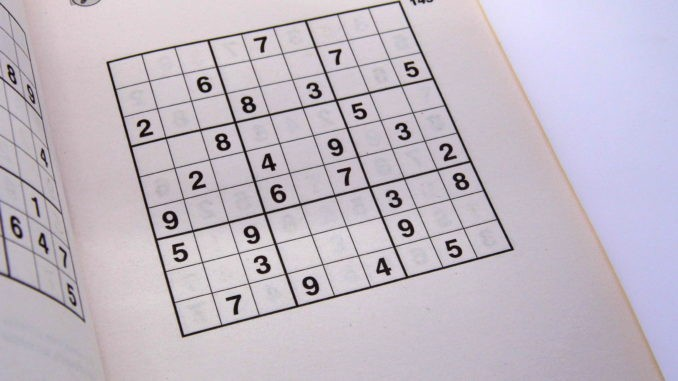
#> input picture images/sudoku.png, 678 x 381 px
$ python main.py
#> lines starting #> are read from the running program, lines starting #| are printed output that depends on the picture; after the words box and inside, x2 and y2 are one past the last pixel; in counts of white or black regions, pixels touching at a corner belong together
import cv2
import matplotlib.pyplot as plt
import numpy as np
from skimage.morphology import dilation, disk
import pytesseract
import time

sudoku_grid = []
sudoku_flatten_array = []
binary_array = []
original_img = cv2.imread("images/sudoku.png", cv2.IMREAD_GRAYSCALE)
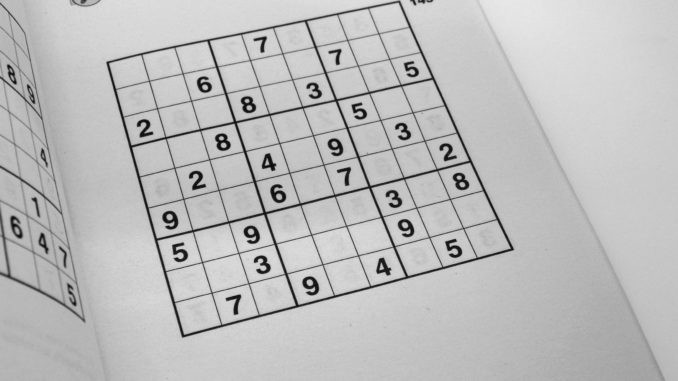
#> original_img: shape (381, 678); min 0, max 233, mean 188.7
img_cropped = original_img
img_cropped_copy = original_img


def process_img():
    # 1. GaussianBlur to reduce noise obtained in thresholding algorithm
    processed_img = cv2.GaussianBlur(original_img.copy(), (9, 9), 0)
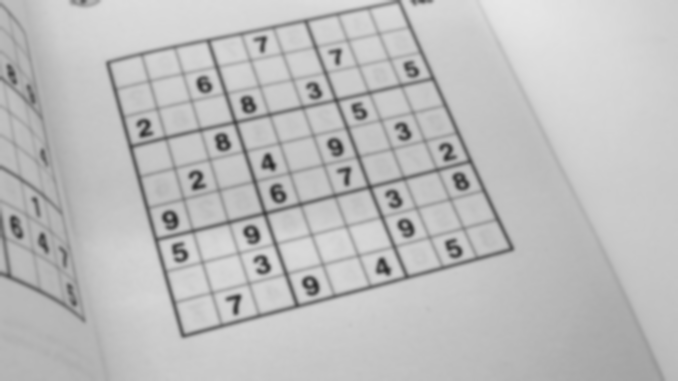
#> processed_img: shape (381, 678); min 37, max 231, mean 188.7
    # 2. Threshold (segmentation) and invert colors
    processed_img = cv2.adaptiveThreshold(processed_img, 255, cv2.ADAPTIVE_THRESH_GAUSSIAN_C, cv2.THRESH_BINARY_INV, 5, 2)
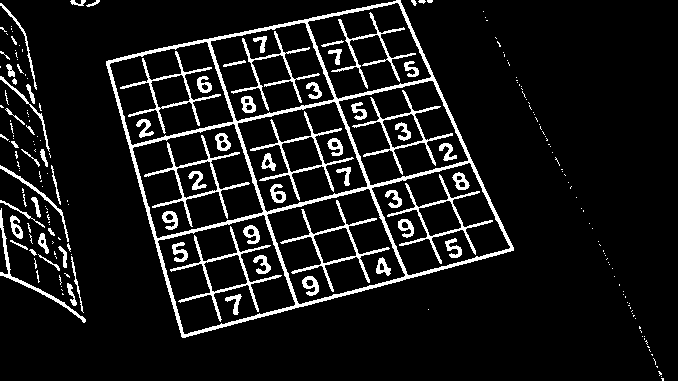
#> processed_img: shape (381, 678); 9.3% white; 214 white regions (141 under 20 px), largest, box (x1, y1, x2, y2) and area: (106, 0, 514, 338) 8271, (170, 226, 282, 322) 1031, (280, 200, 390, 292) 1009
    # 3. Dilation to increase thickness
    processed_img = dilation(processed_img, disk(1))
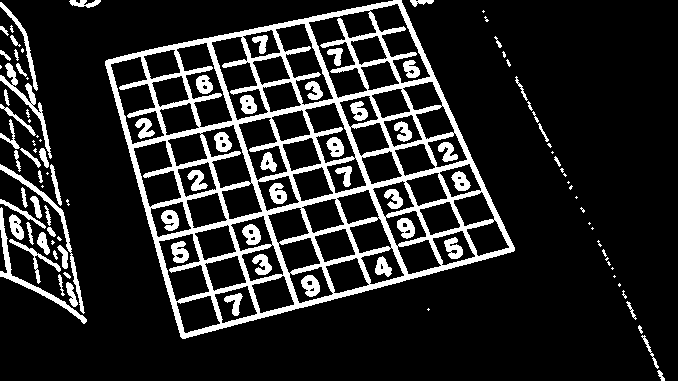
#> processed_img: shape (381, 678); 15.2% white; 109 white regions (38 under 20 px)
    return processed_img


def divide_to_cells(processed_img):
    global sudoku_grid
    global img_cropped
    global img_cropped_copy

    contours, hierarchy = cv2.findContours(processed_img, cv2.RETR_EXTERNAL, cv2.CHAIN_APPROX_NONE)
#> contours = 82 contours, 44 with area under 20; largest, box (x1, y1, x2, y2) and area: (105, 0, 515, 339) 90776, (0, 207, 87, 324) 665, (0, 164, 85, 314) 597, (0, 63, 52, 159) 557, (0, 2, 38, 91) 305
    for cnt in contours:
        area = cv2.contourArea(cnt)
        if area > 90000:  # outer border: 90775.5
            print("Outer contour: ", area)
            cv2.drawContours(original_img, cnt, -1, (0, 0, 0), 5)
            perimeter = cv2.arcLength(cnt, True)
            approx = cv2.approxPolyDP(cnt, 0.02 * perimeter, True)
            ax = approx.item(0)
            ay = approx.item(1)
            bx = approx.item(2)
            by = approx.item(3)
            cx = approx.item(4)
            cy = approx.item(5)
            dx = approx.item(6)
            dy = approx.item(7)

            width, height = 900, 900
            pts1 = np.float32([[bx, by], [ax, ay], [cx, cy], [dx, dy]])
            pts2 = np.float32([[0, 0], [width, 0], [0, height], [width, height]])
            matrix = cv2.getPerspectiveTransform(pts1, pts2)
            img_cropped = cv2.warpPerspective(original_img, matrix, (width, height))
            img_cropped_copy = img_cropped.copy()
            # binary image
            _, img_cropped = cv2.threshold(img_cropped, 125, 255, cv2.THRESH_BINARY)

            # crop cells
            number_array = []
            for y in range(1, 10):
                for x in range(1, 10):
                    cell = img_cropped[y * 100 - 100:y * 100, x * 100 - 100:x * 100]
                    # removing borders
                    for cell_x in range(0, 100):
                        for cell_y in range(0, 100):
                            if (cell_x < 15 or cell_x > 85) or (cell_y < 15 or cell_y > 85):
                                cell[cell_x][cell_y] = 255
                    # get a string value from picture
                    value = pytesseract.image_to_string(cell, config='--psm 6')  # --psm 6 - assume a single uniform block of text.
                    if not value:
                        value = 0
                        binary_array.append(1)
                    else:
                        value = int(value[0])  # output before: i.e. '7\n'
                        binary_array.append(0)
                    number_array.append(value)
            sudoku_grid = np.reshape(number_array, (9, 9))
            print("Read grid:\n", sudoku_grid, "\n")
#> this loop made 81 passes
#> (area, perimeter, ax, ay, bx, by, cx, cy) on pass 81: (90775.5, 1295.4, 401, 0, 105, 61, 182, 338)
#> area on passes 1, 2, 5, 8, 10, 17: 29.5, 64.5, 35.5, 124, 34.5, 107.5
#| Outer contour:  90775.5
#> cell: shape (100, 100); every value is 255
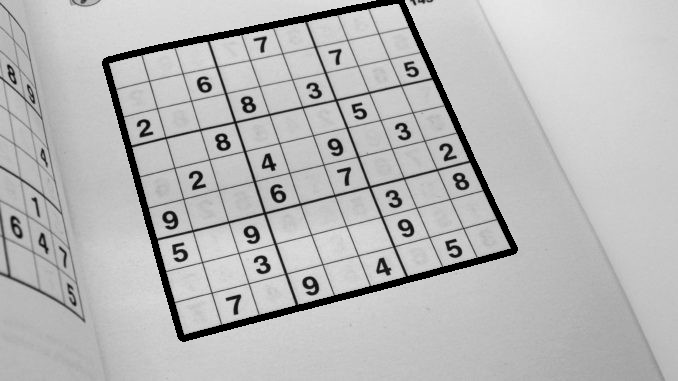
#> original_img: shape (381, 678); 3.11% of pixels changed, all inside (x1, y1, x2, y2) = (102, 0, 518, 342)
#> after the loop, binary_array = []
#> (the call stopped at in divide_to_cells, `value = pytesseract.image_to_string(cell, config='--psm 6')`: pytesseract is not available in this run)


def possible(y, x, n):
    for i in range(0, 9):
        if sudoku_grid[y][i] == n:
            return False
    for i in range(0, 9):
        if sudoku_grid[i][x] == n:
            return False
    x0 = (x // 3) * 3
    y0 = (y // 3) * 3

    for i in range(0, 3):
        for j in range(0, 3):
            if sudoku_grid[y0 + i][x0 + j] == n:
                return False
    return True


def solve():
    global sudoku_grid

    for y in range(0, 9):
        for x in range(0, 9):
            if sudoku_grid[y][x] == 0:
                for n in range(1, 10):
                    if possible(y, x, n):
                        sudoku_grid[y][x] = n
                        solve()
                        sudoku_grid[y][x] = 0
                return
    sudoku_flatten_array = np.array(sudoku_grid).flatten()
    solved_numbers = sudoku_flatten_array * binary_array  # to insert number only in empty cells
    display(img_cropped_copy, solved_numbers)
    print("Solved Sudoku grid:")
    print(sudoku_grid)


def display(img, numbers):
    width = 100
    height = 100
    for x in range(0, 9):
        for y in range(0, 9):
            if numbers[(y * 9) + x] != 0:
                cv2.putText(img, str(numbers[(y * 9) + x]),
                            (x * width + int(width / 2) - 25, int((y + 0.75) * height)), cv2.FONT_HERSHEY_DUPLEX,
                            2, (0, 0, 0), 5)
    fig, ax = plt.subplots()
    ax.imshow(img, cmap='gray')
    ax.set_title('Sudoku Solver')
    ax.axis('off')
    fig.set_tight_layout(tight=True)
    plt.show()


def main():
    start = time.time()
    print("\nProgram is running...\n")
    img = process_img()
    divide_to_cells(img)
    solve()
    end = time.time()
    print("\nProgram finished. \nTime: {:.2f}".format(end - start), "s.")


# -----------------------------------------------------------------------
if __name__ == "__main__":
#> (the run stopped early here; a loop or call above may not have finished)

$ run again, with images/test1.jpeg saved as images/sudoku.png
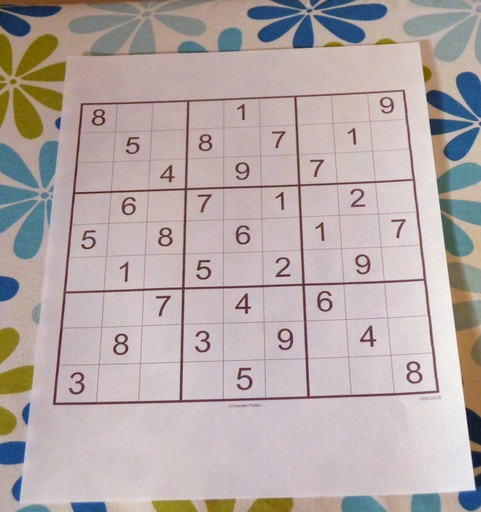
#> input picture images/test1.jpeg, 481 x 512 px
#> in process_img, `processed_img = dilation(processed_img, disk(1))`:
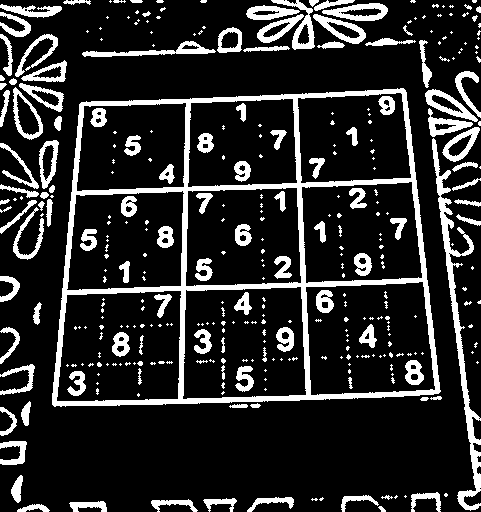
#> processed_img: shape (512, 481); 16.9% white; 351 white regions (230 under 20 px)
#> contours = 140 contours, 75 with area under 20; largest, box (x1, y1, x2, y2) and area: (52, 88, 441, 407) 108876, (432, 138, 481, 511) 2272, (13, 87, 43, 140) 910, (322, 3, 388, 21) 738, (313, 14, 366, 44) 706
#> the loop in divide_to_cells, `for cnt in contours:` made 63 passes
#> (area, perimeter, ax, ay, bx, by, cx, cy) on pass 63: (108875.5, 1379.2, 405, 90, 81, 102, 52, 404)
#> (printed output is left out)
#> after the loop in divide_to_cells, `for cnt in contours:`:
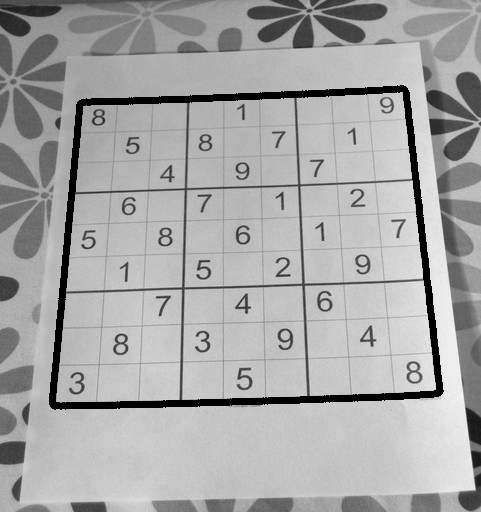
#> original_img: shape (512, 481); min 0, max 247, mean 166.4
#> after the loop in divide_to_cells, `for cnt in contours:`: binary_array = []
